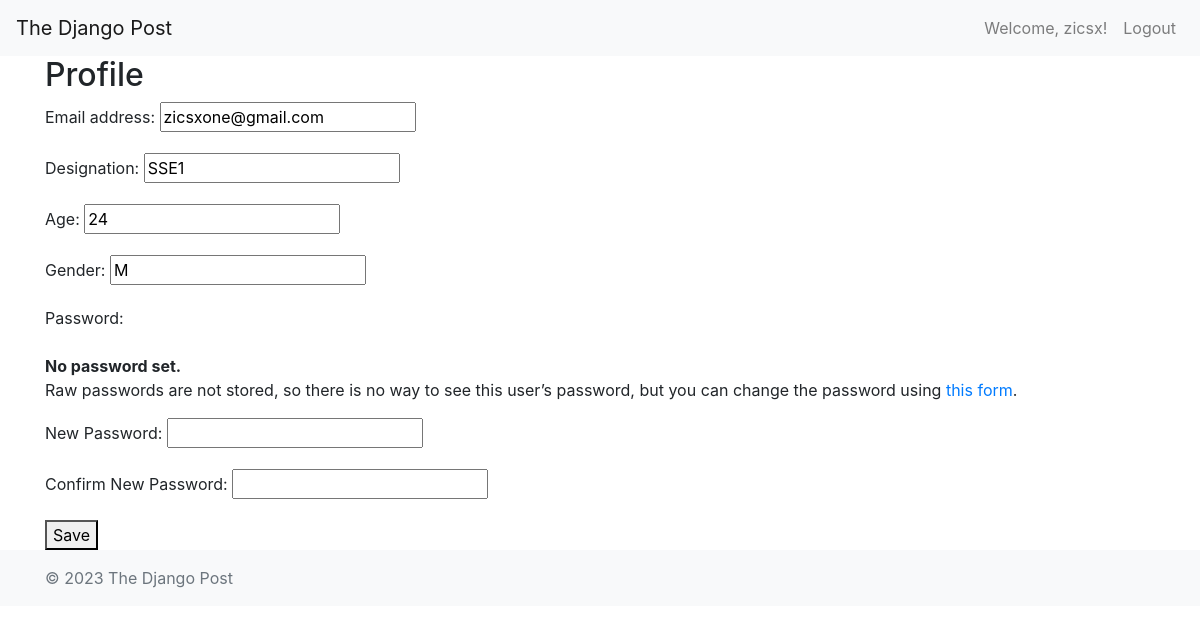
/users/profile/ (signed in), run on the app's committed database.
### users/models.py (models this page shows)
class User(AbstractUser):
    email = models.EmailField(verbose_name='Email address', unique=True)
    designation = models.CharField(max_length=100)
    age = models.IntegerField(blank=True, null=True)
    gender = models.CharField(max_length=10,null=True)
    date_of_registration = models.DateTimeField(auto_now_add=True)

### users/views.py (the view)
# urls.py: path('profile/', views.profile, name='profile'),
@login_required
def profile(request):
    if request.method == 'POST':
        form = UserUpdateForm(request.POST, instance=request.user)
        if form.is_valid():
            form.save()
            messages.success(request, 'Your profile has been updated successfully.')
            return redirect('home')
    else:
        form = UserUpdateForm(instance=request.user)
    context = {
        'form': form
    }
    return render(request, 'users/profile.html', context)

### users/views.py (shortened to what this page needs)
class UserUpdateForm(UserChangeForm):
    password1 = forms.CharField(label='New Password', strip=False, widget=forms.PasswordInput, required=False)
    password2 = forms.CharField(label='Confirm New Password', strip=False, widget=forms.PasswordInput, required=False)
    class Meta(UserChangeForm.Meta):
        model = User
        fields = ['email', 'designation', 'age', 'gender']

### users/templates/users/profile.html (shortened to what this page needs)
{% extends 'users/base.html' %}
{% block content %}
    <h2>Profile</h2>
    <form method="post">
        {{ form.as_p }}
        <button type="submit">Save</button>
    </form>
{% endblock %}

### users/templates/users/base.html (shortened to what this page needs)
<!DOCTYPE html>
<html lang="en">
<head>
    <link href="https://stackpath.bootstrapcdn.com/bootstrap/4.3.1/css/bootstrap.min.css" rel="stylesheet">
</head>
<body>
    <nav class="navbar navbar-expand-lg navbar-light bg-light">
        <a class="navbar-brand" href="/">The Django Post</a>
        <div class="collapse navbar-collapse" id="navbarNav">
            <ul class="navbar-nav ml-auto">
                {% if user.is_authenticated %}
                    <li class="nav-item">
                        <a class="nav-link" href="{% url 'profile' %}">Welcome, {{ user.username }}!</a>
                    </li>
                    <li class="nav-item">
                        <a class="nav-link" href="{% url 'logout' %}">Logout</a>
                    </li>
                {% endif %}
            </ul>
        </div>
    </nav>
    <div class="container">
        {% block content %}{% endblock %}
    </div>
    <footer class="footer mt-auto py-3 bg-light">
      <div class="container">
        <span class="text-muted">&copy; 2023 The Django Post</span>
      </div>
    </footer>
</body>
</html>

### data on the page
User: username "zicsx", email "zicsxone@gmail.com", designation "SSE1", age "24", gender "M"
